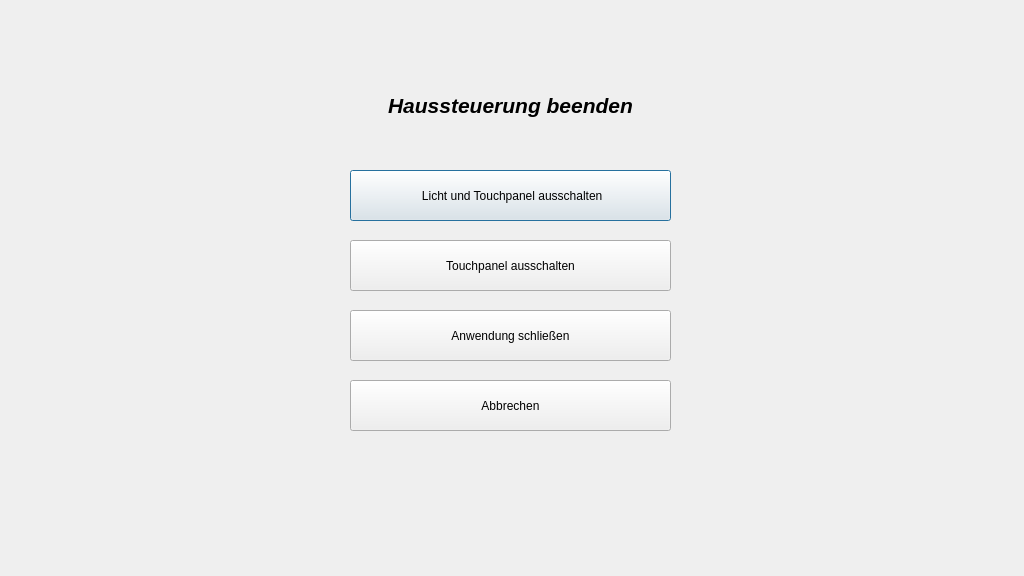
<?xml version="1.0" encoding="UTF-8"?>
<ui version="4.0">
 <class>Schliessen</class>
 <widget class="QDialog" name="Schliessen">
  <property name="geometry">
   <rect>
    <x>0</x>
    <y>0</y>
    <width>1024</width>
    <height>576</height>
   </rect>
  </property>
  <property name="windowTitle">
   <string>Dialog</string>
  </property>
  <property name="modal">
   <bool>true</bool>
  </property>
  <widget class="QPushButton" name="pushButton_LichtTouchBeenden">
   <property name="geometry">
    <rect>
     <x>350</x>
     <y>170</y>
     <width>321</width>
     <height>51</height>
    </rect>
   </property>
   <property name="text">
    <string> Licht und Touchpanel ausschalten</string>
   </property>
  </widget>
  <widget class="QPushButton" name="pushButton_Close">
   <property name="geometry">
    <rect>
     <x>350</x>
     <y>310</y>
     <width>321</width>
     <height>51</height>
    </rect>
   </property>
   <property name="text">
    <string>Anwendung schließen</string>
   </property>
  </widget>
  <widget class="QPushButton" name="pushButton_Cancel">
   <property name="geometry">
    <rect>
     <x>350</x>
     <y>380</y>
     <width>321</width>
     <height>51</height>
    </rect>
   </property>
   <property name="text">
    <string>Abbrechen</string>
   </property>
  </widget>
  <widget class="QPushButton" name="pushButton_TouchBeenden">
   <property name="geometry">
    <rect>
     <x>350</x>
     <y>240</y>
     <width>321</width>
     <height>51</height>
    </rect>
   </property>
   <property name="text">
    <string>Touchpanel ausschalten</string>
   </property>
  </widget>
  <widget class="QLabel" name="label_6">
   <property name="geometry">
    <rect>
     <x>10</x>
     <y>90</y>
     <width>1001</width>
     <height>31</height>
    </rect>
   </property>
   <property name="font">
    <font>
     <pointsize>16</pointsize>
     <weight>75</weight>
     <italic>true</italic>
     <bold>true</bold>
    </font>
   </property>
   <property name="text">
    <string>Haussteuerung beenden</string>
   </property>
   <property name="alignment">
    <set>Qt::AlignCenter</set>
   </property>
  </widget>
 </widget>
 <resources/>
 <connections>
  <connection>
   <sender>pushButton_Cancel</sender>
   <signal>clicked()</signal>
   <receiver>Schliessen</receiver>
   <slot>close()</slot>
   <hints>
    <hint type="sourcelabel">
     <x>478</x>
     <y>402</y>
    </hint>
    <hint type="destinationlabel">
     <x>492</x>
     <y>484</y>
    </hint>
   </hints>
  </connection>
 </connections>
</ui>
